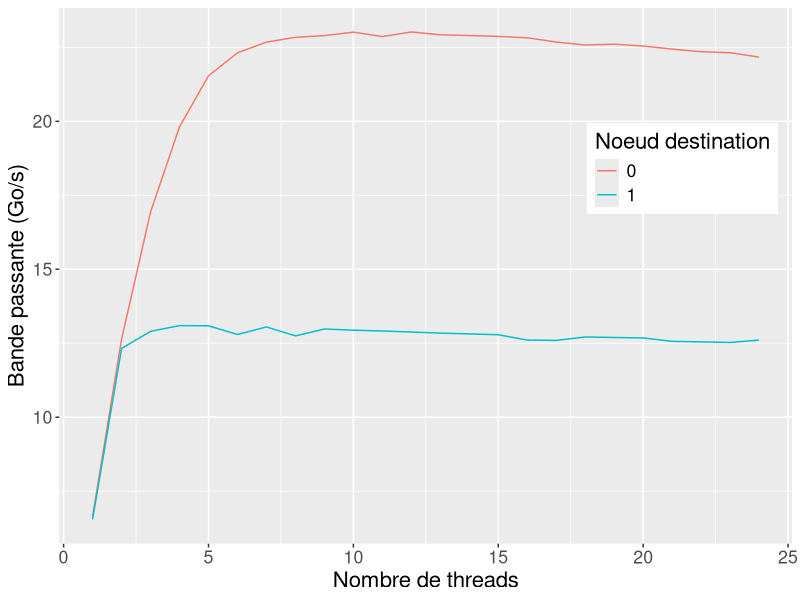

Reproduce this figure in R.
library(ggplot2)
library(plyr)
library(dplyr)
library(lattice)
library(reshape)

frameall = read.table("./all_data_bandwidth_load.dat", header=TRUE)
avg_time = ddply(frameall, c("Exp", "Dest", "total_cores", "kernel", "threads_on_node", "size"), summarize, mean_time=mean(Time), Std=sd(Time), Nxp=length(Exp))
avg_bandwidth = transform(avg_time, bandwidth_gb=(size/mean_time)/1000000)
shrinked=select(avg_bandwidth, -(mean_time:Nxp))
shrinked=select(shrinked, -(threads_on_node))
sum_bandwidth = ddply(shrinked, c("Exp", "Dest", "total_cores", "kernel", "size"), summarize, full_bandwidth=sum(bandwidth_gb))

sum_bandwidth$Dest = as.character(sum_bandwidth$Dest)


sum_bandwidth

#Graph for distribution


pdf("link_saturation_brunch.pdf", width = 10, height=6)


myplot = ggplot(sum_bandwidth, aes(x=total_cores, y = full_bandwidth, colour=Dest))
#myplot = myplot + geom_bar(stat="identity", position=position_dodge())
#myplot = myplot + geom_point(aes(shape=Access, colour=kernel))
myplot = myplot + geom_line()
#myplot = myplot + expand_limits(y=0)
#myplot = myplot + facet_wrap(~Blocksize, ncol=2)
#myplot = myplot + theme(legend.position="right", legend.title=element_text(size=14), legend.text=element_text(size=13), axis.text=element_text(size=12))
myplot = myplot + theme(legend.position=c(0.85, 0.70), text = element_text(size=16))
#myplot = myplot + ggtitle("Bande passante à partir du nœud 0")
myplot = myplot + scale_colour_discrete(name="Noeud destination")
myplot = myplot + ylab("Bande passante (Go/s)")
myplot = myplot + xlab("Nombre de threads")

print(myplot)
dev.off()
quit()
